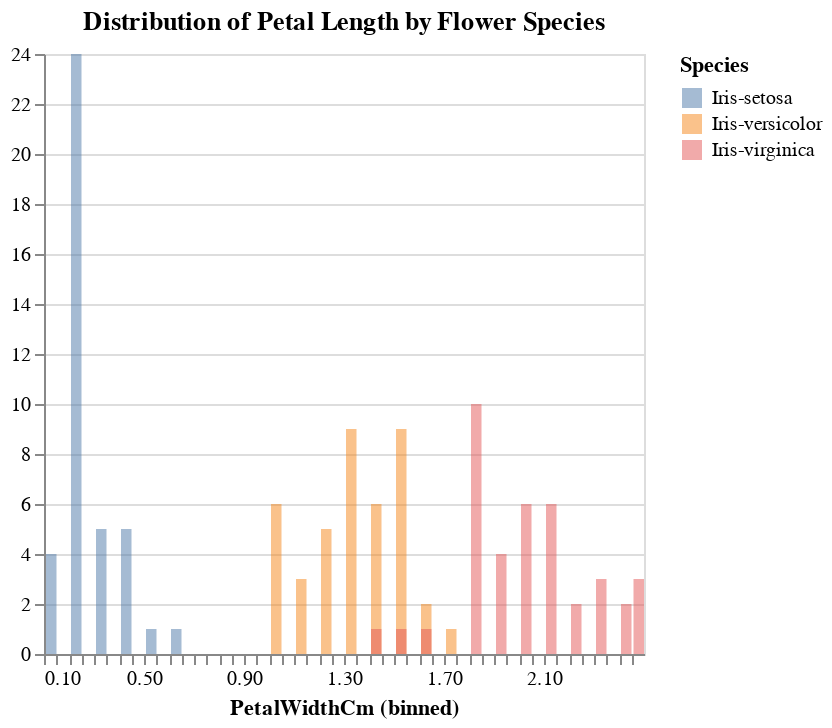

Notebook code for this chart:
### Markdown cell above
Lets see what the distribution of Petal Length looks like for each of our species

### Code cell
plt_ptlen = alt.Chart(
	iris_train, 
	title='Distribution of Petal Length by Flower Species'
).mark_bar(opacity=0.5).encode(
	x = alt.X('PetalWidthCm').bin(maxbins=50).sort('-y'),
	y = alt.Y('count()').title(None).scale(zero=False).stack(False),
	color = 'Species'
)
plt_ptlen

### Figure 1 — Vega specification as saved in the notebook (floating-point values rounded to 4 significant figures)
{"$schema": "https://vega.github.io/schema/vega/v6.json", "data": [{"name": "source_0", "values": [{"Species": "Iris-versicolor", "__count": 9, "bin_maxbins_50_PetalWidthCm": 1.5, "bin_maxbins_50_PetalWidthCm_end": 1.55}, {"Species": "Iris-virginica", "__count": 10, "bin_maxbins_50_PetalWidthCm": 1.8, "bin_maxbins_50_PetalWidthCm_end": 1.85}, {"Species": "Iris-versicolor", "__count": 5, "bin_maxbins_50_PetalWidthCm": 1.2, "bin_maxbins_50_PetalWidthCm_end": 1.25}, {"Species": "Iris-setosa", "__count": 1, "bin_maxbins_50_PetalWidthCm": 0.6, "bin_maxbins_50_PetalWidthCm_end": 0.65}, {"Species": "Iris-virginica", "__count": 6, "bin_maxbins_50_PetalWidthCm": 2.0, "bin_maxbins_50_PetalWidthCm_end": 2.05}, {"Species": "Iris-virginica", "__count": 6, "bin_maxbins_50_PetalWidthCm": 2.1, "bin_maxbins_50_PetalWidthCm_end": 2.15}, {"Species": "Iris-setosa", "__count": 5, "bin_maxbins_50_PetalWidthCm": 0.3, "bin_maxbins_50_PetalWidthCm_end": 0.35}, {"Species": "Iris-setosa", "__count": 24, "bin_maxbins_50_PetalWidthCm": 0.2, "bin_maxbins_50_PetalWidthCm_end": 0.25}, {"Species": "Iris-versicolor", "__count": 6, "bin_maxbins_50_PetalWidthCm": 1.0, "bin_maxbins_50_PetalWidthCm_end": 1.05}, {"Species": "Iris-virginica", "__count": 3, "bin_maxbins_50_PetalWidthCm": 2.45, "bin_maxbins_50_PetalWidthCm_end": 2.5}, {"Species": "Iris-virginica", "__count": 4, "bin_maxbins_50_PetalWidthCm": 1.9, "bin_maxbins_50_PetalWidthCm_end": 1.95}, {"Species": "Iris-versicolor", "__count": 9, "bin_maxbins_50_PetalWidthCm": 1.3, "bin_maxbins_50_PetalWidthCm_end": 1.35}, {"Species": "Iris-setosa", "__count": 4, "bin_maxbins_50_PetalWidthCm": 0.1, "bin_maxbins_50_PetalWidthCm_end": 0.15}, {"Species": "Iris-versicolor", "__count": 6, "bin_maxbins_50_PetalWidthCm": 1.4, "bin_maxbins_50_PetalWidthCm_end": 1.45}, {"Species": "Iris-virginica", "__count": 1, "bin_maxbins_50_PetalWidthCm": 1.5, "bin_maxbins_50_PetalWidthCm_end": 1.55}, {"Species": "Iris-virginica", "__count": 2, "bin_maxbins_50_PetalWidthCm": 2.2, "bin_maxbins_50_PetalWidthCm_end": 2.25}, {"Species": "Iris-versicolor", "__count": 2, "bin_maxbins_50_PetalWidthCm": 1.6, "bin_maxbins_50_PetalWidthCm_end": 1.65}, {"Species": "Iris-virginica", "__count": 2, "bin_maxbins_50_PetalWidthCm": 2.4, "bin_maxbins_50_PetalWidthCm_end": 2.45}, {"Species": "Iris-setosa", "__count": 5, "bin_maxbins_50_PetalWidthCm": 0.4, "bin_maxbins_50_PetalWidthCm_end": 0.45}, {"Species": "Iris-virginica", "__count": 1, "bin_maxbins_50_PetalWidthCm": 1.4, "bin_maxbins_50_PetalWidthCm_end": 1.45}, {"Species": "Iris-setosa", "__count": 1, "bin_maxbins_50_PetalWidthCm": 0.5, "bin_maxbins_50_PetalWidthCm_end": 0.55}, {"Species": "Iris-versicolor", "__count": 3, "bin_maxbins_50_PetalWidthCm": 1.1, "bin_maxbins_50_PetalWidthCm_end": 1.15}, {"Species": "Iris-versicolor", "__count": 1, "bin_maxbins_50_PetalWidthCm": 1.7, "bin_maxbins_50_PetalWidthCm_end": 1.75}, {"Species": "Iris-virginica", "__count": 3, "bin_maxbins_50_PetalWidthCm": 2.3, "bin_maxbins_50_PetalWidthCm_end": 2.35}, {"Species": "Iris-virginica", "__count": 1, "bin_maxbins_50_PetalWidthCm": 1.6, "bin_maxbins_50_PetalWidthCm_end": 1.65}]}, {"name": "source_0_y_domain___count", "values": [{"min": 1, "max": 24}]}, {"name": "source_0_color_domain_Species", "values": [{"Species": "Iris-versicolor"}, {"Species": "Iris-virginica"}, {"Species": "Iris-setosa"}]}], "signals": [{"name": "bin_maxbins_50_PetalWidthCm_bins", "value": {"fields": ["PetalWidthCm"], "fname": "bin_PetalWidthCm", "start": 0.1, "step": 0.05, "stop": 2.5}}], "marks": [{"type": "rect", "name": "marks", "from": {"data": "source_0"}, "encode": {"update": {"y": {"field": "__count", "scale": "y"}, "x": {"field": "bin_maxbins_50_PetalWidthCm_end", "scale": "x", "offset": {"signal": "0.5 + (abs(scale(\"x\", datum[\"bin_maxbins_50_PetalWidthCm_end\"]) - scale(\"x\", datum[\"bin_maxbins_50_PetalWidthCm\"])) < 0.25 ? 0.5 * (0.25 - (abs(scale(\"x\", datum[\"bin_maxbins_50_PetalWidthCm_end\"]) - scale(\"x\", datum[\"bin_maxbins_50_PetalWidthCm\"])))) : -0.5)"}}, "x2": {"field": "bin_maxbins_50_PetalWidthCm", "scale": "x", "offset": {"signal": "0.5 + (abs(scale(\"x\", datum[\"bin_maxbins_50_PetalWidthCm_end\"]) - scale(\"x\", datum[\"bin_maxbins_50_PetalWidthCm\"])) < 0.25 ? -0.5 * (0.25 - (abs(scale(\"x\", datum[\"bin_maxbins_50_PetalWidthCm_end\"]) - scale(\"x\", datum[\"bin_maxbins_50_PetalWidthCm\"])))) : 0.5)"}}, "y2": {"signal": "scale('y', inrange(0, domain('y')) ? 0 : domain('y')[0])"}, "opacity": {"value": 0.5}, "fill": {"field": "Species", "scale": "color"}}}, "style": ["bar"]}], "scales": [{"name": "x", "type": "linear", "domain": {"signal": "[bin_maxbins_50_PetalWidthCm_bins.start, bin_maxbins_50_PetalWidthCm_bins.stop]"}, "range": [0, {"signal": "width"}], "bins": {"signal": "bin_maxbins_50_PetalWidthCm_bins"}, "zero": false}, {"name": "y", "type": "linear", "domain": [{"signal": "(data(\"source_0_y_domain___count\")[0] || {}).min"}, {"signal": "(data(\"source_0_y_domain___count\")[0] || {}).max"}], "range": [{"signal": "height"}, 0], "zero": false, "nice": true}, {"name": "color", "type": "ordinal", "domain": {"data": "source_0_color_domain_Species", "field": "Species", "sort": true}, "range": "category"}], "axes": [{"scale": "y", "orient": "left", "labels": false, "aria": false, "grid": true, "domain": false, "maxExtent": 0, "ticks": false, "minExtent": 0, "gridScale": "x", "zindex": 0, "tickCount": {"signal": "ceil(height/40)"}}, {"scale": "x", "tickCount": {"signal": "ceil(width/10)"}, "grid": false, "labelFlush": true, "labelOverlap": true, "title": "PetalWidthCm (binned)", "orient": "bottom", "zindex": 0}, {"scale": "y", "orient": "left", "grid": false, "labelOverlap": true, "zindex": 0, "tickCount": {"signal": "ceil(height/40)"}}], "title": {"text": "Distribution of Petal Length by Flower Species", "frame": "group"}, "padding": 5, "width": 300, "height": 300, "background": "white", "style": "cell", "legends": [{"fill": "color", "symbolType": "square", "title": "Species", "encode": {"symbols": {"update": {"opacity": {"value": 0.5}}}}}]}
